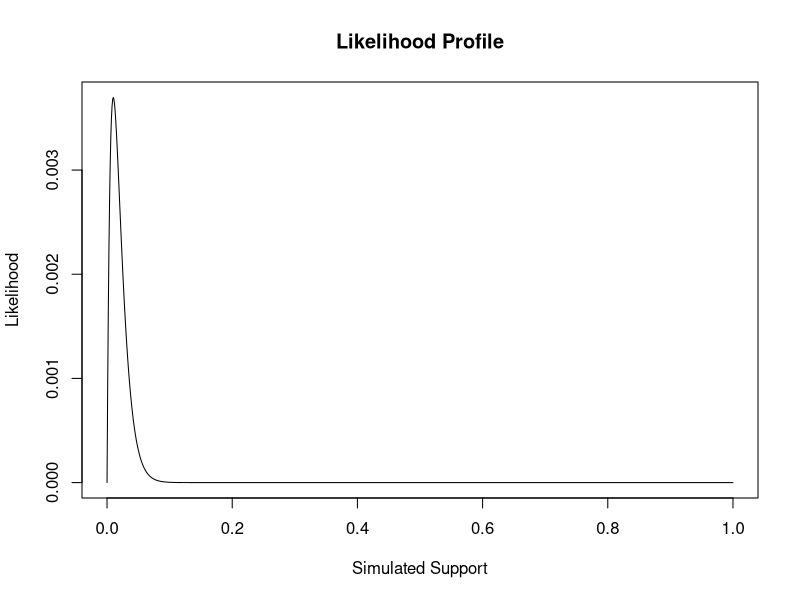

This chart was generated by the following R code:
## ---- chunk 1
# set a seed
set.seed(123)
# create the observed data
obs_data <- rbinom(n = 100, size = 1, prob = 0.01)
# inspect the observed data
head(obs_data)
tail(obs_data)
length(obs_data)
## ---- chunk 2
### Bernoulli LH Function ###
# Input: obs_data, theta
# Output: bernoulli likelihood


### Plot LH for a grid of theta values ###
# Create the grid #
# Store the LH values
# Create the Plot
## ---- chunk 3
### Bernoulli LH Function ###
# Input - the data, theta grid #
# Produces likelihood values #
likelihood_function <- function(obs_data, theta) {
  n <- length(obs_data)
  x <- sum(obs_data)
  return(((theta)^x) * ((1 - theta)^(n - x)))
}

### Plot LH for a grid of theta values ###
# Create the grid #
theta_sim <- seq(from = 0, to = 1, length.out = 1000)
# Store the LH Values #
likelihood_sim <- likelihood_function(obs_data = obs_data, theta = theta_sim)
# Create the Plot #
plot(theta_sim, likelihood_sim, type = "l",
 main = "Likelihood Profile", xlab = "Simulated Support",
  ylab = "Likelihood")
